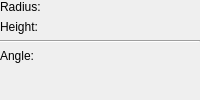
     <widget class="QWidget" name="Page2_cylinder">
      <layout class="QGridLayout" name="_5">
       <property name="margin">
        <number>0</number>
       </property>
       <property name="spacing">
        <number>6</number>
       </property>
       <item row="2" column="0">
        <layout class="QHBoxLayout" name="_6">
         <property name="spacing">
          <number>6</number>
         </property>
         <property name="margin">
          <number>0</number>
         </property>
         <item>
          <widget class="QLabel" name="label">
           <property name="text">
            <string>Angle:</string>
           </property>
          </widget>
         </item>
         <item>
          <widget class="Gui::QuantitySpinBox" name="cylinderAngle" native="true">
           <property name="unit" stdset="0">
            <string notr="true">deg</string>
           </property>
           <property name="value" stdset="0">
            <double>360.000000000000000</double>
           </property>
          </widget>
         </item>
        </layout>
       </item>
       <item row="1" column="0">
        <widget class="Line" name="line_2">
         <property name="frameShape">
          <enum>QFrame::HLine</enum>
         </property>
         <property name="frameShadow">
          <enum>QFrame::Sunken</enum>
         </property>
        </widget>
       </item>
       <item row="3" column="0">
        <spacer>
         <property name="orientation">
          <enum>Qt::Vertical</enum>
         </property>
         <property name="sizeType">
          <enum>QSizePolicy::Expanding</enum>
         </property>
         <property name="sizeHint" stdset="0">
          <size>
           <width>0</width>
           <height>0</height>
          </size>
         </property>
        </spacer>
       </item>
       <item row="0" column="0">
        <layout class="QGridLayout" name="_7">
         <property name="margin">
          <number>0</number>
         </property>
         <property name="spacing">
          <number>6</number>
         </property>
         <item row="0" column="0">
          <widget class="QLabel" name="textLabel5">
           <property name="text">
            <string>Radius:</string>
           </property>
          </widget>
         </item>
         <item row="1" column="0">
          <widget class="QLabel" name="textLabel6">
           <property name="text">
            <string>Height:</string>
           </property>
          </widget>
         </item>
         <item row="1" column="1">
          <widget class="Gui::QuantitySpinBox" name="cylinderHeight" native="true">
           <property name="unit" stdset="0">
            <string notr="true">mm</string>
           </property>
           <property name="value" stdset="0">
            <double>10.000000000000000</double>
           </property>
          </widget>
         </item>
         <item row="0" column="1">
          <widget class="Gui::QuantitySpinBox" name="cylinderRadius" native="true">
           <property name="unit" stdset="0">
            <string notr="true">mm</string>
           </property>
           <property name="value" stdset="0">
            <double>2.000000000000000</double>
           </property>
          </widget>
         </item>
        </layout>
       </item>
      </layout>
     </widget>
